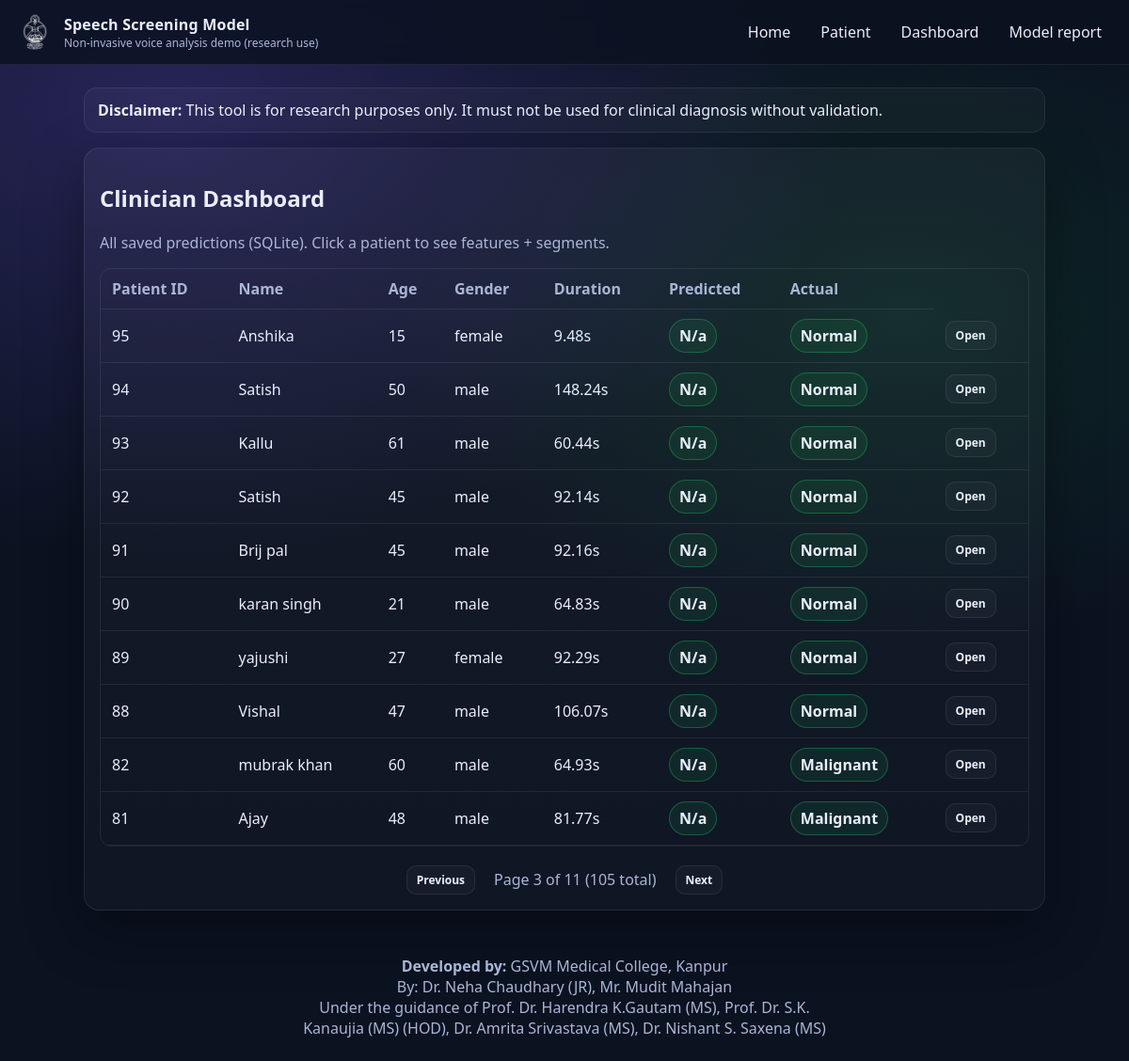
The page /dashboard?page=3 on the database its author committed.
### app/models_db.py (models this page shows)
class Patients(SQLModel, table=True):
    id: Optional[int] = Field(default=None, primary_key = True)
    name: str
    age: int
    gender: str  # "male" / "female"
    created_at: datetime = Field(default_factory=datetime.now)
    audio_path: str
    duration_sec: float
    actual_label: Optional[str] = None
    predicted_label: Optional[str] = None
    predicted_proba_json: Optional[str] = None
    segments: list["SegmentPredictions"] = Relationship(back_populates = "patient")

### app/main.py (the view)
@app.get("/dashboard", response_class=HTMLResponse)
def dashboard(request: Request, page: int = 1, session: Session = Depends(get_session)):
    per_page = 10
    offset = (page - 1) * per_page
    total_count = session.exec(select(Patients)).all()
    total_pages = (len(total_count) + per_page - 1) // per_page
    rows = session.exec(
        select(Patients)
        .order_by(Patients.created_at.desc())
        .offset(offset)
        .limit(per_page)
        ).all()
    label_map = {
        "0": "Benign",
        "1": "Malignant",
        "2": "Normal",
    }
    mapped_rows = []
    for row in rows:
        predicted_label_display = label_map.get(
            row.predicted_label,
            row.predicted_label.capitalize() if row.predicted_label else 'N/A'
        )
        if predicted_label_display not in label_map:
            predicted_label_display = predicted_label_display.capitalize()
        actual_display = None
        if row.actual_label:
            actual_display = label_map.get(row.actual_label, row.actual_label.capitalize())
        mapped_rows.append({
            "id": row.id,
            "name": row.name,
            "age": row.age,
            "gender": row.gender,
            "duration_sec": row.duration_sec,
            "predicted_label": predicted_label_display,
            "actual_label": actual_display,
        })
    return templates.TemplateResponse("dashboard.html",
        {
            "request": request,
            "rows": mapped_rows,
            "page": page,
            "total_pages": total_pages,
            "total_count": len(total_count),
        },
    )

### app/templates/dashboard.html
{% extends "base.html" %}
{% block content %}
<section class="card">
  <h2>Clinician Dashboard</h2>
  <p class="muted">All saved predictions (SQLite). Click a patient to see features + segments.</p>
  <div class="tableWrap">
    <table class="table">
      <thead>
        <tr>
          <th>Patient ID</th><th>Name</th><th>Age</th><th>Gender</th><th>Duration</th><th>Predicted</th><th>Actual</th>
        </tr>
      </thead>
      <tbody>
      {% for r in rows %}
        <tr>
          <td>{{ r.id }}</td>
          <td>{{ r.name }}</td>
          <td>{{ r.age }}</td>
          <td>{{ r.gender }}</td>
          <td>{{ "%.2f"|format(r.duration_sec) }}s</td>
          <td><span class="tag">{{ r.predicted_label }}</span></td>
          <td>
            {% if r.actual_label %}
              <span class="tag">{{ r.actual_label }}</span>
            {% else %}
              <span class="tag" style="opacity: 0.5;">Not Set</span>
            {% endif %}
          </td>
          <td><a class="btn small" href="/dashboard/patient/{{ r.id }}">Open</a></td>
        </tr>
      {% endfor %}
      </tbody>
    </table>
  </div>
  {% if total_pages > 1 %}
  <div style="margin-top: 20px; display: flex; justify-content: center; align-items: center; gap: 10px;">
    {% if page > 1 %}
      <a href="/dashboard?page={{ page - 1 }}" class="btn small">Previous</a>
    {% else %}
      <span class="btn small" style="opacity: 0.5; cursor: not-allowed;">Previous</span>
    {% endif %}
    <span class="muted" style="padding: 0 10px;">
      Page {{ page }} of {{ total_pages }} ({{ total_count }} total)
    </span>
    {% if page < total_pages %}
      <a href="/dashboard?page={{ page + 1 }}" class="btn small">Next</a>
    {% else %}
      <span class="btn small" style="opacity: 0.5; cursor: not-allowed;">Next</span>
    {% endif %}
  </div>
  {% endif %}
</section>
{% endblock %}

### app/static/app.css (style rules this page uses)
:root { --bg:#0b1220; --card:#111a2b; --soft:#0e1729; --text:#e9eefc; --muted:#aab6d6; --accent:#7c5cff; --accent2:#22c55e; --line:rgba(255,255,255,0.08); }
* { box-sizing:border-box }
body { margin:0; font-family: ui-sans-serif, system-ui, -apple-system, Segoe UI, Roboto; background: radial-gradient(1200px 800px at 15% 10%, rgba(124,92,255,0.25), transparent 60%), radial-gradient(900px 600px at 80% 30%, rgba(34,197,94,0.12), transparent 60%), var(--bg); color:var(--text); }
a { color:var(--text); text-decoration:none }
.card { background: linear-gradient(180deg, rgba(255,255,255,0.04), rgba(255,255,255,0.02)); border:1px solid var(--line); border-radius:16px; padding:16px; box-shadow: 0 20px 60px rgba(0,0,0,0.35); }
.muted { color:var(--muted) }
.btn { display:inline-flex; align-items:center; justify-content:center; gap:8px; padding:10px 12px; border-radius:12px; border:1px solid var(--line); background:rgba(255,255,255,0.03); color: var(--text); cursor:pointer; font-weight: 600; }
.btn.small { padding:6px 10px; border-radius:10px; font-size:12px }
.tag { display:inline-flex; padding:6px 10px; border-radius:999px; border:1px solid rgba(34,197,94,0.35); background:rgba(34,197,94,0.10); font-weight:800; }
.tableWrap { overflow:auto; border-radius:12px; border:1px solid var(--line) }
.table { width:100%; border-collapse:collapse; min-width:700px }
.table th,.table td { padding:10px 12px; border-bottom:1px solid var(--line); text-align:left; }
.table th { color:var(--muted); font-weight:700 }

### rows shown on the page
Patients: id "95", name "Anshika", age "15", gender "female", duration_sec "9.48", predicted_label "N/a", actual_label "Normal"
Patients: id "94", name "Satish", age "50", gender "male", duration_sec "148.24", predicted_label "N/a", actual_label "Normal"
Patients: id "93", name "Kallu", age "61", gender "male", duration_sec "60.44", predicted_label "N/a", actual_label "Normal"
Patients: id "92", name "Satish", age "45", gender "male", duration_sec "92.14", predicted_label "N/a", actual_label "Normal"
Patients: id "91", name "Brij pal", age "45", gender "male", duration_sec "92.16", predicted_label "N/a", actual_label "Normal"
Patients: id "90", name "karan singh", age "21", gender "male", duration_sec "64.83", predicted_label "N/a", actual_label "Normal"
Patients: id "89", name "yajushi", age "27", gender "female", duration_sec "92.29", predicted_label "N/a", actual_label "Normal"
Patients: id "88", name "Vishal", age "47", gender "male", duration_sec "106.07", predicted_label "N/a", actual_label "Normal"
Patients: id "82", name "mubrak khan", age "60", gender "male", duration_sec "64.93", predicted_label "N/a", actual_label "Malignant"
Patients: id "81", name "Ajay", age "48", gender "male", duration_sec "81.77", predicted_label "N/a", actual_label "Malignant"

### other values the page prints
{{ page }} "3"
{{ total_pages }} "11"
{{ total_count }} "105"
